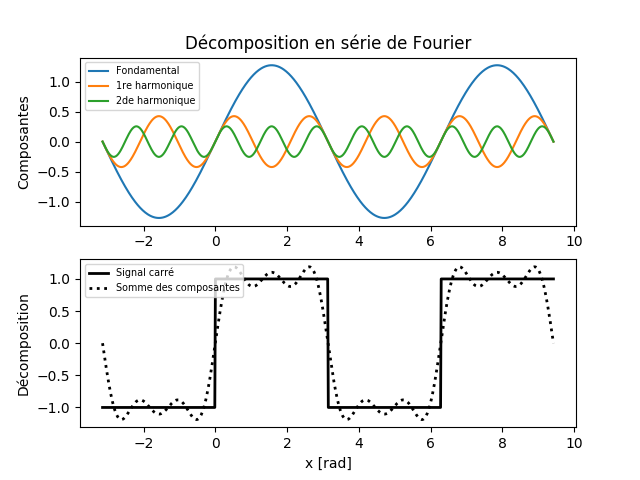

Here is the Python script that generated this plot:
#!/usr/bin/env python3
# -*- coding: utf-8 -*-
# Time-stamp: <2017-12-28 09:11 [email redacted]>

"""
Exemple un peu plus compexe de figure, incluant 2 axes, légendes, axes, etc.
"""

import numpy as N
import matplotlib.pyplot as P

x = N.linspace(-N.pi, 3*N.pi, 2*360)

# Signal carré
y = N.sign(N.sin(x))            # = ± 1

# 3 premiers termes de la décomposition en série de Fourier
y1 = 4/N.pi * N.sin(x)          # Fondamentale
y2 = 4/N.pi * N.sin(3*x) / 3    # 1ère harmonique
y3 = 4/N.pi * N.sin(5*x) / 5    # 2nde harmonique
# Somme des 3 premières composantes
ytot = y1 + y2 + y3

# Figure
fig = P.figure()                # Création de la Figure

# 1er axe: composantes
ax1 = fig.add_subplot(2, 1, 1,  # 1er axe d'une série de 2 × 1
                      ylabel="Composantes",
                      title="Décomposition en série de Fourier")
ax1.plot(x, y1, label="Fondamental")
ax1.plot(x, y2, label="1ère harmonique")
ax1.plot(x, y3, label="2nde harmonique")
ax1.legend(loc="upper left", fontsize="x-small")

# 2nd axe: décomposition
ax2 = fig.add_subplot(2, 1, 2,  # 2nd axe d'une série de 2 × 1
                      ylabel="Décomposition",
                      xlabel="x [rad]")
ax2.plot(x, y, lw=2, color='k', label="Signal carré")
ax2.plot(x, ytot, lw=2, ls=':', color='k', label="Somme des composantes")
ax2.legend(loc="upper left", fontsize="x-small")

# Sauvegarde de la figure (pas d'affichage intéractif)
fig.savefig("figure.png")
